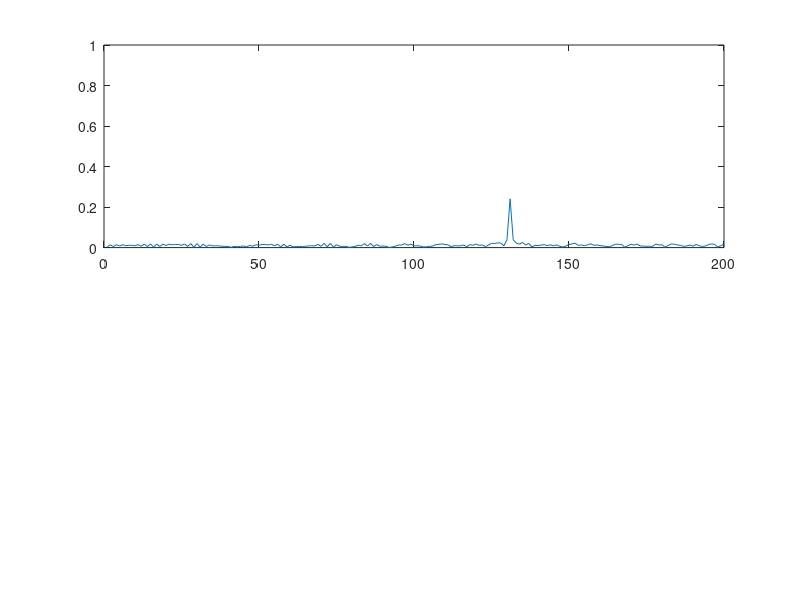
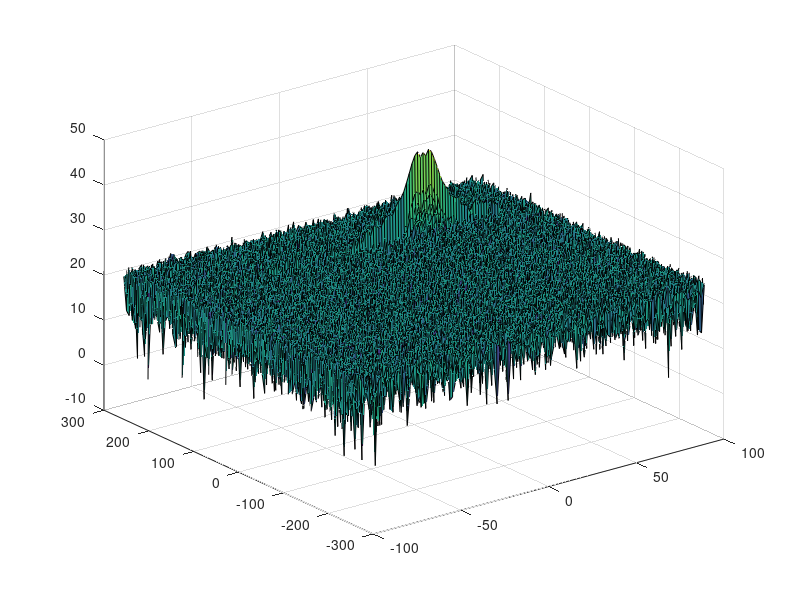
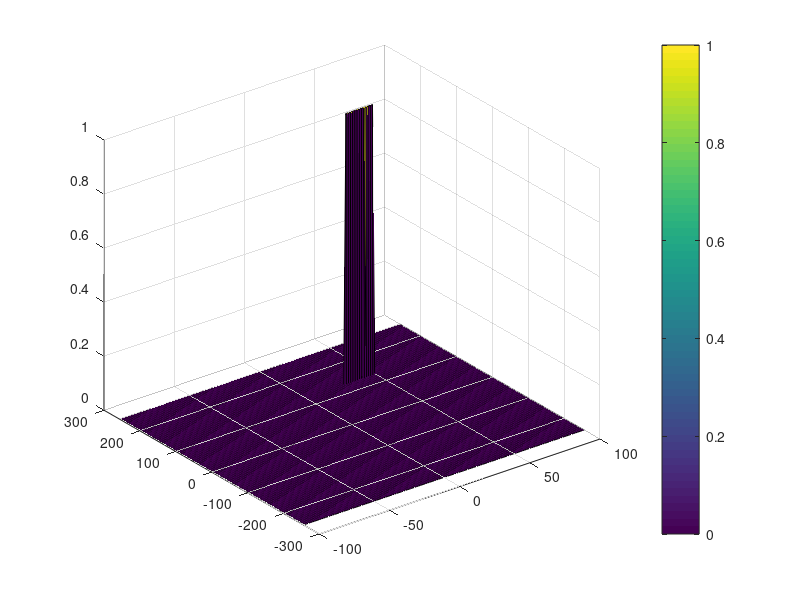

MATLAB code to generate these figures, in order:
clear;
clc;
close all;

%% Radar Specifications 
%%%%%%%%%%%%%%%%%%%%%%%%%%%
% Frequency of operation = 77GHz
% Max Range = 200m
% Range Resolution = 1 m
% Max Velocity = 100 m/s
% Speed of light = 3e8 m/s
%%%%%%%%%%%%%%%%%%%%%%%%%%%

%% User Defined Range and Velocity of target
% *%TODO* :
% define the target's initial position and velocity. Note : Velocity
% remains conStant

targetRange = 130;
targetVelocity = 40;

radarMaxRange = 200;
radarMaxVelocity = 100;
radarRangeResolution = 1;

c = 3e8;

%% FMCW Waveform Generation

% *%TODO* :
% Design the FMCW waveform by giving the specs of each of its parameters.
% Calculate the Bandwidth (B), Chirp Time (Tchirp) and Slope (slope) of the FMCW
% chirp using the requirements above.
Bsweep = c/(2*radarRangeResolution);
Tchirp = 5.5 *(2*radarMaxRange/c);
slope = Bsweep/Tchirp;

%Operating carrier frequency of Radar 
fc = 77e9;             %carrier freq
                                                          
%The number of chirps in one sequence. Its ideal to have 2^ value for the ease of running the FFT
%for Doppler Estimation. 
Nd = 128;                   % #of doppler cells OR #of sent periods % number of chirps

%The number of samples on each chirp. 
Nr = 1024;                  %for length of time OR # of range cells

% Timestamp for running the displacement scenario for every sample on each
% chirp
t = linspace(0,Nd*Tchirp,Nr*Nd); %total time for samples


%Creating the vectors for Tx, Rx and Mix based on the total samples input.
Tx = zeros(1,length(t)); %transmitted signal
Rx = zeros(1,length(t)); %received signal
Mix = zeros(1,length(t)); %beat signal

%Similar vectors for range_covered and time delay.
rangw_t = zeros(1,length(t));     %range
time_delay = zeros(1,length(t));      %time delay


%% Signal generation and Moving Target simulation
% Running the radar scenario over the time. 

for i=1:length(t)         
    % *%TODO* :
    %For each time stamp update the Range of the Target for constant velocity. 
    rangw_t(i) = targetRange + targetVelocity * t(i);
    time_delay(i) = (2 * rangw_t(i))/c;
    
    % *%TODO* :
    %For each time sample we need update the transmitted and
    %received signal. 
    Tx(i) = cos(2*pi*(fc*t(i) + 0.5 * slope * t(i)^2));
    Rx(i) = cos(2*pi*(fc*(t(i)-time_delay(i)) + 0.5 * slope * (t(i)-time_delay(i))^2));
    
    % *%TODO* :
    %Now by mixing the Transmit and Receive generate the beat signal
    %This is done by element wise matrix multiplication of Transmit and
    %Receiver Signal
    Mix(i) = times(Tx(i), Rx(i)); %Element-by-element multiplication of fi objects
end

%% RANGE MEASUREMENT


% *%TODO* :
%reshape the vector into Nr*Nd array. Nr and Nd here would also define the size of
%Range and Doppler FFT respectively.
Mix = reshape(Mix,[Nr,Nd]);

% *%TODO* :
%run the FFT on the beat signal along the range bins dimension (Nr) and
%normalize.
sig_fft1 = fft(Mix,Nr);

%normalize
sig_fft1 = sig_fft1 ./ Nr;

% *%TODO* :
% Take the absolute value of FFT output
sig_fft1 = abs(sig_fft1);

% *%TODO* :
% Output of FFT is double sided signal, but we are interested in only one side of the spectrum.
% Hence we throw out half of the samples.
single_sided_sig_fft1 = sig_fft1(1:Nr/2);

%plotting the range
figure ('Name','Range from First FFT')
subplot(2,1,1)

% *%TODO* :
% plot FFT output 
plot(single_sided_sig_fft1);
axis([0 200 0 1]);

%% RANGE DOPPLER RESPONSE
% The 2D FFT implementation is already provided here. This will run a 2DFFT
% on the mixed signal (beat signal) output and generate a range doppler
% map.You will implement CFAR on the generated RDM


% Range Doppler Map Generation.

% The output of the 2D FFT is an image that has reponse in the range and
% doppler FFT bins. So, it is important to convert the axis from bin sizes
% to range and doppler based on their Max values.

Mix=reshape(Mix,[Nr,Nd]);

% 2D FFT using the FFT size for both dimensions.
sig_fft2 = fft2(Mix,Nr,Nd);

% Taking just one side of signal from Range dimension.
sig_fft2 = sig_fft2(1:Nr/2,1:Nd);
sig_fft2 = fftshift (sig_fft2);
RDM = abs(sig_fft2);
RDM = 10*log10(RDM); 
% max(max(RDM))

%use the surf function to plot the output of 2DFFT and to show axis in both
%dimensions
doppler_axis = linspace(-100,100,Nd);
range_axis = linspace(-200,200,Nr/2)*((Nr/2)/400);
figure,surf(doppler_axis,range_axis,RDM);

%% CFAR implementation

%Slide Window through the complete Range Doppler Map

% *%TODO* :
%Select the number of Training Cells in both the dimensions.
Tr = 7;
Td = 7;

% *%TODO* :
%Select the number of Guard Cells in both dimensions around the Cell under 
%test (CUT) for accurate estimation
Gr = 3;
Gd = 3;

% *%TODO* :
% offset the threshold by SNR value in dB
offset = 7;

% *%TODO* :
%Create a vector to store noise_level for each iteration on training cells
noise_level = zeros(1,1);

% RDM = RDM/max(max(RDM))

% *%TODO* :
%design a loop such that it slides the CUT across range doppler map by
%giving margins at the edges for Training and Guard Cells.
%For every iteration sum the signal level within all the training
%cells. To sum convert the value from logarithmic to linear using db2pow
%function. Average the summed values for all of the training
%cells used. After averaging convert it back to logarithimic using pow2db.
%Further add the offset to it to determine the threshold. Next, compare the
%signal under CUT with this threshold. If the CUT level > threshold assign
%it a value of 1, else equate it to 0.

   % Use RDM[x,y] as the matrix from the output of 2D FFT for implementing
   % CFAR  
 
RDMpow = db2pow(RDM);

kernel = ones(2*Td+2*Gd+1, 2*Tr+2*Gr+1);

kernel(Td+1:Td+2*Gd+1,Tr+1:Tr+2*Gr+1) = 0;

num_cells = (2*Tr+2*Gr+1)*(2*Td+2*Gd+1) - (2*Gr+1)*(2*Gd+1);

convRDM_ker = conv2(RDMpow, kernel, 'valid') ./ num_cells;
threshold = pow2db(convRDM_ker)+offset;
[row,col] = size(threshold);

RDM = RDM(Td+Gd+1:Td+Gd+row, Tr+Gr+1:Tr+Gr+col);
RDM(RDM < threshold) = 0;
RDM(RDM >= threshold) = 1;

% *%TODO* :
% The process above will generate a thresholded block, which is smaller 
%than the Range Doppler Map as the CUT cannot be located at the edges of
%matrix. Hence,few cells will not be thresholded. To keep the map size same
% set those values to 0. 
%  
RDM = padarray(RDM,[Td+Gd,Tr+Gr],0);

% *%TODO* :
%display the CFAR output using the Surf function like we did for Range
%Doppler Response output.
figure('Name','CA-CFAR Filtered RDM');
surf(doppler_axis,range_axis,RDM);
colorbar;


